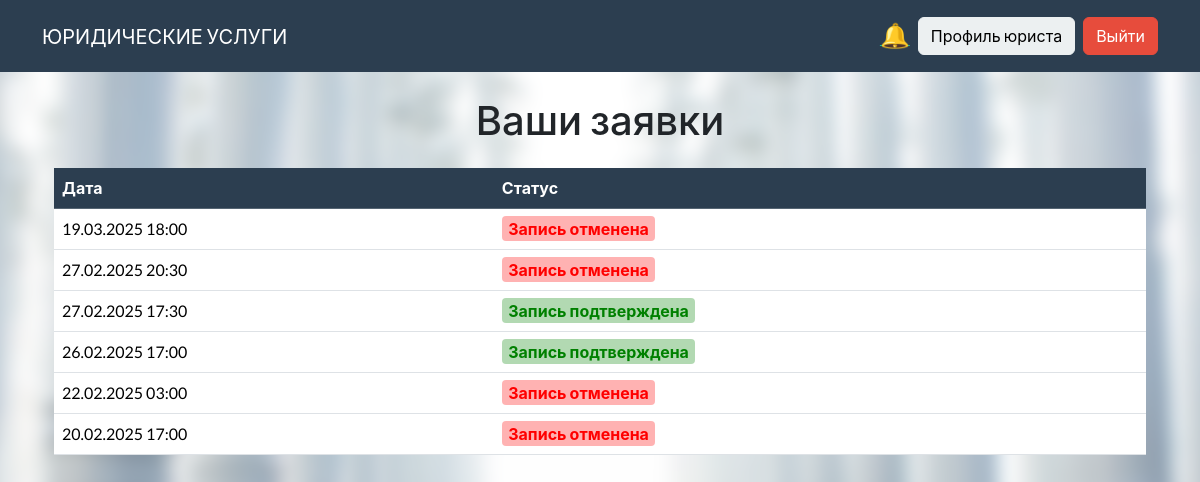
Screenshot of /appointments/client_dashboard/ (signed in) with the database file from the repository.
### appointments/models.py (models this page shows, shortened)
class Appointment(models.Model):
    STATUS_CHOICES = [
        ('Pending', 'Ожидает подтверждения'),
        ('Approved', 'Подтверждено'),
        ('Rejected', 'Отклонено'),
    ]
    client = models.ForeignKey(
        settings.AUTH_USER_MODEL,
        on_delete=models.CASCADE,
        related_name='client_appointments',
        verbose_name="Клиент"
    )
    lawyer = models.ForeignKey(
        settings.AUTH_USER_MODEL,
        on_delete=models.CASCADE,
        related_name='lawyer_appointments',
        verbose_name="Юрист"
    )
    date = models.DateTimeField(
        "Дата и время",
        help_text="Дата и время записи"
    )
    status = models.CharField(
        "Статус",
        max_length=10,
        choices=STATUS_CHOICES,
        default='Pending'
    )
    created_at = models.DateTimeField(
        "Создано",
        auto_now_add=True
    )
    updated_at = models.DateTimeField(
        "Обновлено",
        auto_now=True
    )
    class Meta:
        verbose_name = "Запись"
        verbose_name_plural = "Записи"
        ordering = ['-date']
        constraints = [
            models.UniqueConstraint(
                fields=['lawyer', 'date'],
                name='unique_appointment'
            )
        ]

### appointments/views.py (the view)
# urls.py: path('client_dashboard/', views.client_dashboard, name='client_dashboard'),
@login_required
def client_dashboard(request):
    appointments = request.user.client_appointments.all()
    return render(request, 'appointments/client_dashboard.html', {'appointments': appointments})

### context_processors.py (called while the page is built)
def lawyer_notifications(request):
    from appointments.models import Appointment  # avoid circular imports
    if request.user.is_authenticated and hasattr(request.user, 'lawyerprofile'):
        count = Appointment.objects.filter(lawyer=request.user, status="Pending").count()
        return {'pending_appointments_count': count}
    return {}

### templates/appointments/client_dashboard.html
{% extends 'base.html' %}
{% block content %}
<div class="container">
    <h2 class="mb-4 text-center">Ваши заявки</h2>
    {% if appointments %}
    <div class="table-responsive">
        <table class="table table-hover">
            <thead class="table-primary">
                <tr>
                    <th scope="col">Дата</th>
                    <th scope="col">Статус</th>
                </tr>
            </thead>
            <tbody>
                {% for appointment in appointments %}
                <tr>
                    <td>{{ appointment.date|date:"d.m.Y H:i" }}</td>
                    <td>
                        {% if appointment.status == "Pending" %}
                            <span style="color:secondary; font-weight:bold; background-color:rgba(255,255,0,0.3); padding:0.2rem 0.4rem; border-radius:4px;">Ожидает подтверждение</span>
                        {% elif appointment.status == "Rejected" %}
                            <span style="color:red; font-weight:bold; background-color:rgba(255,0,0,0.3); padding:0.2rem 0.4rem; border-radius:4px;">Запись отменена</span>
                        {% elif appointment.status == "Approved" %}
                            <span style="color:green; font-weight:bold; background-color:rgba(0,128,0,0.3); padding:0.2rem 0.4rem; border-radius:4px;">Запись подтверждена</span>
                        {% else %}
                            <span style="font-weight:bold;">{{ appointment.status }}</span>
                        {% endif %}
                    </td>
                </tr>
                {% endfor %}
            </tbody>
        </table>
    </div>
    {% else %}
    <p class="text-center">Нет записей</p>
    {% endif %}
</div>
{% endblock %}

### templates/base.html (shortened to what this page needs)
<!DOCTYPE html>
<html>
<head>
    {% load static %}
    <link href="https://cdn.jsdelivr.net/npm/bootswatch@5.3.0/dist/flatly/bootstrap.min.css" rel="stylesheet">
    <link href="{% static 'styles.css' %}" rel="stylesheet">
</head>
<body>
    <nav class="navbar navbar-expand-lg navbar-dark bg-primary">
        <div class="container">
            <a class="navbar-brand" href="{% url 'home' %}">ЮРИДИЧЕСКИЕ УСЛУГИ</a>
            <div class="d-flex">
                {% if user.is_authenticated %}
                    {% if user.lawyerprofile %}
                        <div class="position-relative me-2">
                            <a href="{% url 'appointments:lawyer_dashboard' %}">
                                <span style="font-size: 1.5em;">🔔</span>
                            </a>
                        </div>
                        <a href="{% url 'appointments:lawyer_dashboard' %}" class="btn btn-light me-2">Профиль юриста</a>
                    {% else %}
                        <a href="{% url 'appointments:client_dashboard' %}" class="btn btn-light me-2">Профиль</a>
                    {% endif %}
                    <form method="post" action="{% url 'accounts:logout' %}">
                        <button type="submit" class="btn btn-danger">Выйти</button>
                    </form>
                {% else %}
                    <a href="{% url 'accounts:login' %}" class="btn btn-light me-2">Войти</a>
                    <a href="{% url 'accounts:register' %}" class="btn btn-success">Регистрация</a>
                {% endif %}
            </div>
        </div>
    </nav>
    <div class="container mt-4">
        {% block content %}{% endblock %}
    </div>
</body>
</html>

### static/styles.css (style rules this page uses)
body { position: relative; z-index: 0; }
body::before { content: ""; position: fixed; top: 0; left: 0; right: 0; bottom: 0; background: url('lawyer_system/static/images/123.avif') no-repeat center center; background-size: cover; transform: scale(1.1); filter: blur(8px); z-index: -1; }

### rows the page displays
Appointment: date "19.03.2025 18:00", status "Запись отменена"
Appointment: date "27.02.2025 20:30", status "Запись отменена"
Appointment: date "27.02.2025 17:30", status "Запись подтверждена"
Appointment: date "26.02.2025 17:00", status "Запись подтверждена"
Appointment: date "22.02.2025 03:00", status "Запись отменена"
Appointment: date "20.02.2025 17:00", status "Запись отменена"
